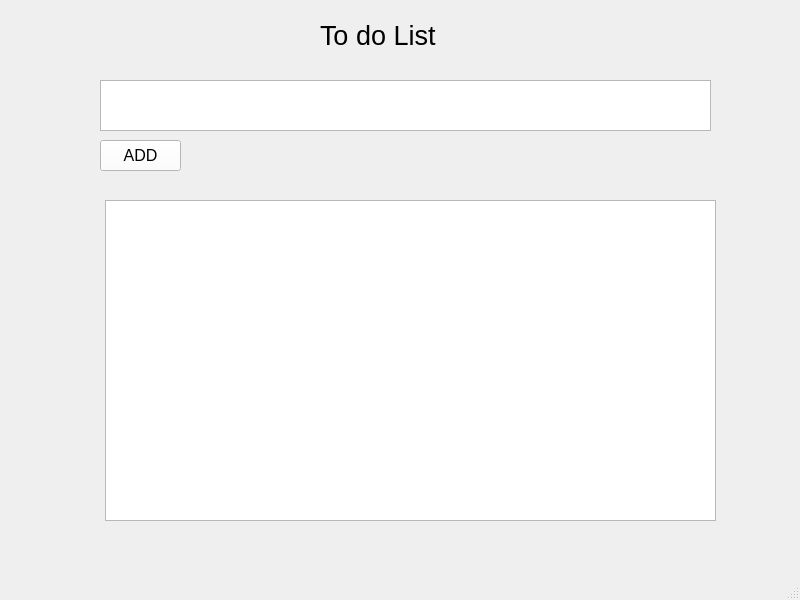
<?xml version="1.0" encoding="UTF-8"?>
<ui version="4.0">
 <class>MainWindow</class>
 <widget class="QMainWindow" name="MainWindow">
  <property name="geometry">
   <rect>
    <x>0</x>
    <y>0</y>
    <width>800</width>
    <height>600</height>
   </rect>
  </property>
  <property name="windowTitle">
   <string>MainWindow</string>
  </property>
  <widget class="QWidget" name="centralwidget">
   <widget class="QLabel" name="TodoTasklabel">
    <property name="geometry">
     <rect>
      <x>320</x>
      <y>20</y>
      <width>161</width>
      <height>31</height>
     </rect>
    </property>
    <property name="font">
     <font>
      <pointsize>20</pointsize>
      <bold>false</bold>
     </font>
    </property>
    <property name="text">
     <string>To do List</string>
    </property>
   </widget>
   <widget class="QTextEdit" name="TaskEdit">
    <property name="geometry">
     <rect>
      <x>100</x>
      <y>80</y>
      <width>611</width>
      <height>51</height>
     </rect>
    </property>
    <property name="font">
     <font>
      <pointsize>12</pointsize>
     </font>
    </property>
   </widget>
   <widget class="QPushButton" name="AddButton">
    <property name="geometry">
     <rect>
      <x>100</x>
      <y>140</y>
      <width>81</width>
      <height>31</height>
     </rect>
    </property>
    <property name="palette">
     <palette>
      <active>
       <colorrole role="WindowText">
        <brush brushstyle="SolidPattern">
         <color alpha="255">
          <red>0</red>
          <green>0</green>
          <blue>0</blue>
         </color>
        </brush>
       </colorrole>
       <colorrole role="Button">
        <brush brushstyle="SolidPattern">
         <color alpha="255">
          <red>255</red>
          <green>255</green>
          <blue>255</blue>
         </color>
        </brush>
       </colorrole>
       <colorrole role="Light">
        <brush brushstyle="SolidPattern">
         <color alpha="255">
          <red>255</red>
          <green>255</green>
          <blue>255</blue>
         </color>
        </brush>
       </colorrole>
       <colorrole role="Midlight">
        <brush brushstyle="SolidPattern">
         <color alpha="255">
          <red>255</red>
          <green>255</green>
          <blue>255</blue>
         </color>
        </brush>
       </colorrole>
       <colorrole role="Dark">
        <brush brushstyle="SolidPattern">
         <color alpha="255">
          <red>127</red>
          <green>127</green>
          <blue>127</blue>
         </color>
        </brush>
       </colorrole>
       <colorrole role="Mid">
        <brush brushstyle="SolidPattern">
         <color alpha="255">
          <red>170</red>
          <green>170</green>
          <blue>170</blue>
         </color>
        </brush>
       </colorrole>
       <colorrole role="Text">
        <brush brushstyle="SolidPattern">
         <color alpha="255">
          <red>0</red>
          <green>0</green>
          <blue>0</blue>
         </color>
        </brush>
       </colorrole>
       <colorrole role="BrightText">
        <brush brushstyle="SolidPattern">
         <color alpha="255">
          <red>255</red>
          <green>255</green>
          <blue>255</blue>
         </color>
        </brush>
       </colorrole>
       <colorrole role="ButtonText">
        <brush brushstyle="SolidPattern">
         <color alpha="255">
          <red>0</red>
          <green>0</green>
          <blue>0</blue>
         </color>
        </brush>
       </colorrole>
       <colorrole role="Base">
        <brush brushstyle="SolidPattern">
         <color alpha="255">
          <red>255</red>
          <green>255</green>
          <blue>255</blue>
         </color>
        </brush>
       </colorrole>
       <colorrole role="Window">
        <brush brushstyle="SolidPattern">
         <color alpha="255">
          <red>255</red>
          <green>255</green>
          <blue>255</blue>
         </color>
        </brush>
       </colorrole>
       <colorrole role="Shadow">
        <brush brushstyle="SolidPattern">
         <color alpha="255">
          <red>0</red>
          <green>0</green>
          <blue>0</blue>
         </color>
        </brush>
       </colorrole>
       <colorrole role="AlternateBase">
        <brush brushstyle="SolidPattern">
         <color alpha="255">
          <red>255</red>
          <green>255</green>
          <blue>255</blue>
         </color>
        </brush>
       </colorrole>
       <colorrole role="ToolTipBase">
        <brush brushstyle="SolidPattern">
         <color alpha="255">
          <red>255</red>
          <green>255</green>
          <blue>220</blue>
         </color>
        </brush>
       </colorrole>
       <colorrole role="ToolTipText">
        <brush brushstyle="SolidPattern">
         <color alpha="255">
          <red>0</red>
          <green>0</green>
          <blue>0</blue>
         </color>
        </brush>
       </colorrole>
       <colorrole role="PlaceholderText">
        <brush brushstyle="SolidPattern">
         <color alpha="127">
          <red>0</red>
          <green>0</green>
          <blue>0</blue>
         </color>
        </brush>
       </colorrole>
       <colorrole role="Accent">
        <brush brushstyle="SolidPattern">
         <color alpha="255">
          <red>255</red>
          <green>255</green>
          <blue>255</blue>
         </color>
        </brush>
       </colorrole>
      </active>
      <inactive>
       <colorrole role="WindowText">
        <brush brushstyle="SolidPattern">
         <color alpha="255">
          <red>0</red>
          <green>0</green>
          <blue>0</blue>
         </color>
        </brush>
       </colorrole>
       <colorrole role="Button">
        <brush brushstyle="SolidPattern">
         <color alpha="255">
          <red>255</red>
          <green>255</green>
          <blue>255</blue>
         </color>
        </brush>
       </colorrole>
       <colorrole role="Light">
        <brush brushstyle="SolidPattern">
         <color alpha="255">
          <red>255</red>
          <green>255</green>
          <blue>255</blue>
         </color>
        </brush>
       </colorrole>
       <colorrole role="Midlight">
        <brush brushstyle="SolidPattern">
         <color alpha="255">
          <red>255</red>
          <green>255</green>
          <blue>255</blue>
         </color>
        </brush>
       </colorrole>
       <colorrole role="Dark">
        <brush brushstyle="SolidPattern">
         <color alpha="255">
          <red>127</red>
          <green>127</green>
          <blue>127</blue>
         </color>
        </brush>
       </colorrole>
       <colorrole role="Mid">
        <brush brushstyle="SolidPattern">
         <color alpha="255">
          <red>170</red>
          <green>170</green>
          <blue>170</blue>
         </color>
        </brush>
       </colorrole>
       <colorrole role="Text">
        <brush brushstyle="SolidPattern">
         <color alpha="255">
          <red>0</red>
          <green>0</green>
          <blue>0</blue>
         </color>
        </brush>
       </colorrole>
       <colorrole role="BrightText">
        <brush brushstyle="SolidPattern">
         <color alpha="255">
          <red>255</red>
          <green>255</green>
          <blue>255</blue>
         </color>
        </brush>
       </colorrole>
       <colorrole role="ButtonText">
        <brush brushstyle="SolidPattern">
         <color alpha="255">
          <red>0</red>
          <green>0</green>
          <blue>0</blue>
         </color>
        </brush>
       </colorrole>
       <colorrole role="Base">
        <brush brushstyle="SolidPattern">
         <color alpha="255">
          <red>255</red>
          <green>255</green>
          <blue>255</blue>
         </color>
        </brush>
       </colorrole>
       <colorrole role="Window">
        <brush brushstyle="SolidPattern">
         <color alpha="255">
          <red>255</red>
          <green>255</green>
          <blue>255</blue>
         </color>
        </brush>
       </colorrole>
       <colorrole role="Shadow">
        <brush brushstyle="SolidPattern">
         <color alpha="255">
          <red>0</red>
          <green>0</green>
          <blue>0</blue>
         </color>
        </brush>
       </colorrole>
       <colorrole role="AlternateBase">
        <brush brushstyle="SolidPattern">
         <color alpha="255">
          <red>255</red>
          <green>255</green>
          <blue>255</blue>
         </color>
        </brush>
       </colorrole>
       <colorrole role="ToolTipBase">
        <brush brushstyle="SolidPattern">
         <color alpha="255">
          <red>255</red>
          <green>255</green>
          <blue>220</blue>
         </color>
        </brush>
       </colorrole>
       <colorrole role="ToolTipText">
        <brush brushstyle="SolidPattern">
         <color alpha="255">
          <red>0</red>
          <green>0</green>
          <blue>0</blue>
         </color>
        </brush>
       </colorrole>
       <colorrole role="PlaceholderText">
        <brush brushstyle="SolidPattern">
         <color alpha="127">
          <red>0</red>
          <green>0</green>
          <blue>0</blue>
         </color>
        </brush>
       </colorrole>
       <colorrole role="Accent">
        <brush brushstyle="SolidPattern">
         <color alpha="255">
          <red>255</red>
          <green>255</green>
          <blue>255</blue>
         </color>
        </brush>
       </colorrole>
      </inactive>
      <disabled>
       <colorrole role="WindowText">
        <brush brushstyle="SolidPattern">
         <color alpha="255">
          <red>127</red>
          <green>127</green>
          <blue>127</blue>
         </color>
        </brush>
       </colorrole>
       <colorrole role="Button">
        <brush brushstyle="SolidPattern">
         <color alpha="255">
          <red>255</red>
          <green>255</green>
          <blue>255</blue>
         </color>
        </brush>
       </colorrole>
       <colorrole role="Light">
        <brush brushstyle="SolidPattern">
         <color alpha="255">
          <red>255</red>
          <green>255</green>
          <blue>255</blue>
         </color>
        </brush>
       </colorrole>
       <colorrole role="Midlight">
        <brush brushstyle="SolidPattern">
         <color alpha="255">
          <red>255</red>
          <green>255</green>
          <blue>255</blue>
         </color>
        </brush>
       </colorrole>
       <colorrole role="Dark">
        <brush brushstyle="SolidPattern">
         <color alpha="255">
          <red>127</red>
          <green>127</green>
          <blue>127</blue>
         </color>
        </brush>
       </colorrole>
       <colorrole role="Mid">
        <brush brushstyle="SolidPattern">
         <color alpha="255">
          <red>170</red>
          <green>170</green>
          <blue>170</blue>
         </color>
        </brush>
       </colorrole>
       <colorrole role="Text">
        <brush brushstyle="SolidPattern">
         <color alpha="255">
          <red>127</red>
          <green>127</green>
          <blue>127</blue>
         </color>
        </brush>
       </colorrole>
       <colorrole role="BrightText">
        <brush brushstyle="SolidPattern">
         <color alpha="255">
          <red>255</red>
          <green>255</green>
          <blue>255</blue>
         </color>
        </brush>
       </colorrole>
       <colorrole role="ButtonText">
        <brush brushstyle="SolidPattern">
         <color alpha="255">
          <red>127</red>
          <green>127</green>
          <blue>127</blue>
         </color>
        </brush>
       </colorrole>
       <colorrole role="Base">
        <brush brushstyle="SolidPattern">
         <color alpha="255">
          <red>255</red>
          <green>255</green>
          <blue>255</blue>
         </color>
        </brush>
       </colorrole>
       <colorrole role="Window">
        <brush brushstyle="SolidPattern">
         <color alpha="255">
          <red>255</red>
          <green>255</green>
          <blue>255</blue>
         </color>
        </brush>
       </colorrole>
       <colorrole role="Shadow">
        <brush brushstyle="SolidPattern">
         <color alpha="255">
          <red>0</red>
          <green>0</green>
          <blue>0</blue>
         </color>
        </brush>
       </colorrole>
       <colorrole role="AlternateBase">
        <brush brushstyle="SolidPattern">
         <color alpha="255">
          <red>255</red>
          <green>255</green>
          <blue>255</blue>
         </color>
        </brush>
       </colorrole>
       <colorrole role="ToolTipBase">
        <brush brushstyle="SolidPattern">
         <color alpha="255">
          <red>255</red>
          <green>255</green>
          <blue>220</blue>
         </color>
        </brush>
       </colorrole>
       <colorrole role="ToolTipText">
        <brush brushstyle="SolidPattern">
         <color alpha="255">
          <red>0</red>
          <green>0</green>
          <blue>0</blue>
         </color>
        </brush>
       </colorrole>
       <colorrole role="PlaceholderText">
        <brush brushstyle="SolidPattern">
         <color alpha="127">
          <red>127</red>
          <green>127</green>
          <blue>127</blue>
         </color>
        </brush>
       </colorrole>
       <colorrole role="Accent">
        <brush brushstyle="SolidPattern">
         <color alpha="255">
          <red>255</red>
          <green>255</green>
          <blue>255</blue>
         </color>
        </brush>
       </colorrole>
      </disabled>
     </palette>
    </property>
    <property name="font">
     <font>
      <pointsize>12</pointsize>
     </font>
    </property>
    <property name="autoFillBackground">
     <bool>false</bool>
    </property>
    <property name="text">
     <string>ADD</string>
    </property>
    <property name="icon">
     <iconset theme="QIcon::ThemeIcon::ListAdd"/>
    </property>
   </widget>
   <widget class="QListView" name="TaskslistView">
    <property name="geometry">
     <rect>
      <x>105</x>
      <y>200</y>
      <width>611</width>
      <height>321</height>
     </rect>
    </property>
   </widget>
  </widget>
  <widget class="QMenuBar" name="menubar">
   <property name="geometry">
    <rect>
     <x>0</x>
     <y>0</y>
     <width>800</width>
     <height>21</height>
    </rect>
   </property>
  </widget>
  <widget class="QStatusBar" name="statusbar"/>
 </widget>
 <resources/>
 <connections/>
</ui>
